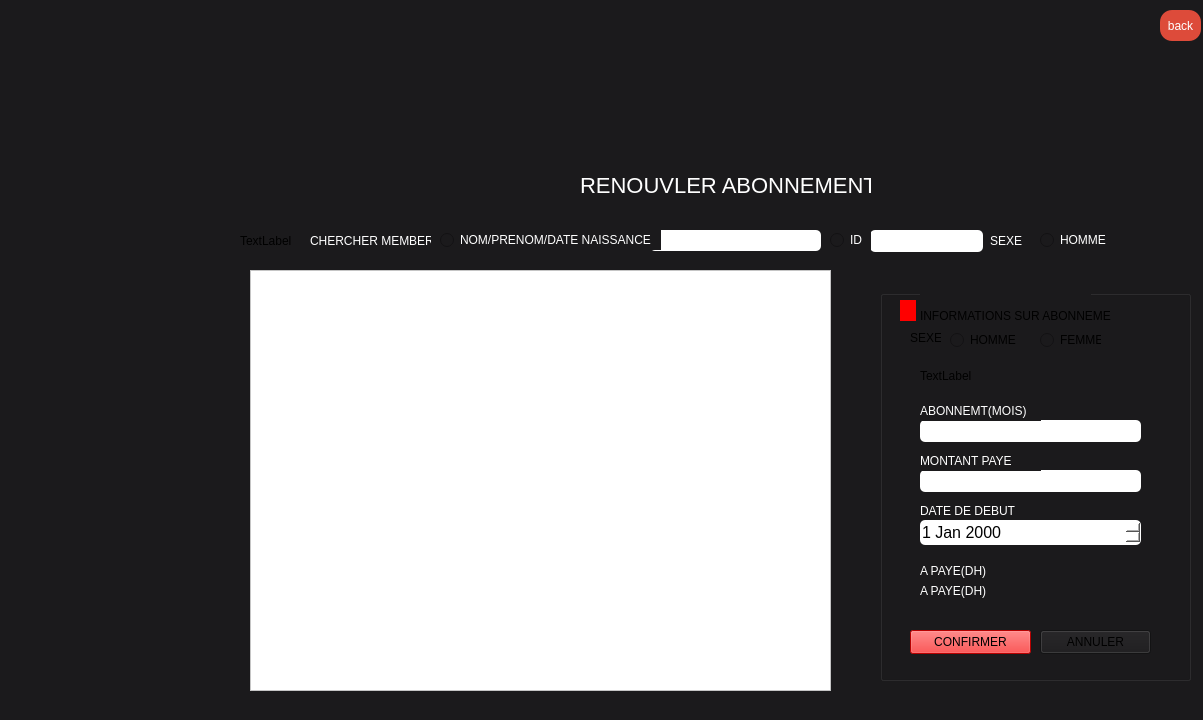
<?xml version="1.0" encoding="UTF-8"?>
<ui version="4.0">
 <class>renouvler_abonnement</class>
 <widget class="QDialog" name="renouvler_abonnement">
  <property name="geometry">
   <rect>
    <x>0</x>
    <y>0</y>
    <width>1203</width>
    <height>720</height>
   </rect>
  </property>
  <property name="windowTitle">
   <string>Dialog</string>
  </property>
  <property name="styleSheet">
   <string notr="true">background-color:#1b1a1c;</string>
  </property>
  <widget class="QLineEdit" name="lineEdit_2">
   <property name="geometry">
    <rect>
     <x>870</x>
     <y>230</y>
     <width>113</width>
     <height>22</height>
    </rect>
   </property>
   <property name="styleSheet">
    <string notr="true">
  border: 2px solid #ccc;
  border-radius: 5px;
  font-size: 16px;
  background-color:#fff;
  width: 100%;
border:none;</string>
   </property>
  </widget>
  <widget class="QLineEdit" name="lineEdit">
   <property name="geometry">
    <rect>
     <x>650</x>
     <y>230</y>
     <width>171</width>
     <height>21</height>
    </rect>
   </property>
   <property name="styleSheet">
    <string notr="true">
  border: 2px solid #ccc;
  border-radius: 5px;
  font-size: 16px;
  background-color:#fff;
  width: 100%;
border:none;</string>
   </property>
  </widget>
  <widget class="QLabel" name="label">
   <property name="geometry">
    <rect>
     <x>580</x>
     <y>170</y>
     <width>291</width>
     <height>31</height>
    </rect>
   </property>
   <property name="styleSheet">
    <string notr="true">font-size:22px;
color:#fff;
</string>
   </property>
   <property name="text">
    <string>RENOUVLER ABONNEMENT</string>
   </property>
  </widget>
  <widget class="QLabel" name="label_3">
   <property name="geometry">
    <rect>
     <x>310</x>
     <y>230</y>
     <width>121</width>
     <height>21</height>
    </rect>
   </property>
   <property name="styleSheet">
    <string notr="true">color:#fff;
</string>
   </property>
   <property name="text">
    <string>CHERCHER MEMBERE</string>
   </property>
  </widget>
  <widget class="QRadioButton" name="radioButton_5">
   <property name="geometry">
    <rect>
     <x>1040</x>
     <y>230</y>
     <width>71</width>
     <height>20</height>
    </rect>
   </property>
   <property name="styleSheet">
    <string notr="true">color:#fff;
</string>
   </property>
   <property name="text">
    <string>HOMME</string>
   </property>
  </widget>
  <widget class="QGroupBox" name="groupBox">
   <property name="geometry">
    <rect>
     <x>880</x>
     <y>290</y>
     <width>311</width>
     <height>391</height>
    </rect>
   </property>
   <property name="title">
    <string/>
   </property>
   <widget class="QLabel" name="label_5">
    <property name="geometry">
     <rect>
      <x>60</x>
      <y>30</y>
      <width>171</width>
      <height>191</height>
     </rect>
    </property>
    <property name="text">
     <string>TextLabel</string>
    </property>
   </widget>
   <widget class="QLineEdit" name="lineEdit_3">
    <property name="geometry">
     <rect>
      <x>40</x>
      <y>170</y>
      <width>221</width>
      <height>22</height>
     </rect>
    </property>
    <property name="styleSheet">
     <string notr="true">
  border: 2px solid #ccc;
  border-radius: 5px;
  font-size: 16px;
  background-color:#fff;
  width: 100%;
border:none;
</string>
    </property>
   </widget>
   <widget class="QLineEdit" name="lineEdit_4">
    <property name="geometry">
     <rect>
      <x>40</x>
      <y>230</y>
      <width>221</width>
      <height>22</height>
     </rect>
    </property>
    <property name="styleSheet">
     <string notr="true">
  border: 2px solid #ccc;
  border-radius: 5px;
  font-size: 16px;
  background-color:#fff;
  width: 100%;
border:none;</string>
    </property>
   </widget>
   <widget class="QLabel" name="label_7">
    <property name="geometry">
     <rect>
      <x>40</x>
      <y>150</y>
      <width>121</width>
      <height>21</height>
     </rect>
    </property>
    <property name="styleSheet">
     <string notr="true">color:#fff;
</string>
    </property>
    <property name="text">
     <string>ABONNEMT(MOIS)</string>
    </property>
   </widget>
   <widget class="QLabel" name="label_8">
    <property name="geometry">
     <rect>
      <x>40</x>
      <y>200</y>
      <width>121</width>
      <height>21</height>
     </rect>
    </property>
    <property name="styleSheet">
     <string notr="true">color:#fff;
</string>
    </property>
    <property name="text">
     <string>MONTANT PAYE</string>
    </property>
   </widget>
   <widget class="QLabel" name="label_9">
    <property name="geometry">
     <rect>
      <x>40</x>
      <y>260</y>
      <width>121</width>
      <height>21</height>
     </rect>
    </property>
    <property name="styleSheet">
     <string notr="true">color:#fff;
</string>
    </property>
    <property name="text">
     <string>DATE DE DEBUT</string>
    </property>
   </widget>
   <widget class="QLabel" name="label_10">
    <property name="geometry">
     <rect>
      <x>40</x>
      <y>320</y>
      <width>121</width>
      <height>21</height>
     </rect>
    </property>
    <property name="styleSheet">
     <string notr="true">color:#fff;
</string>
    </property>
    <property name="text">
     <string>A PAYE(DH)</string>
    </property>
   </widget>
   <widget class="QRadioButton" name="radioButton_3">
    <property name="geometry">
     <rect>
      <x>70</x>
      <y>40</y>
      <width>89</width>
      <height>20</height>
     </rect>
    </property>
    <property name="text">
     <string>HOMME</string>
    </property>
   </widget>
   <widget class="QLabel" name="label_4">
    <property name="geometry">
     <rect>
      <x>30</x>
      <y>40</y>
      <width>31</width>
      <height>16</height>
     </rect>
    </property>
    <property name="text">
     <string>SEXE:</string>
    </property>
   </widget>
   <widget class="QRadioButton" name="radioButton_4">
    <property name="geometry">
     <rect>
      <x>160</x>
      <y>40</y>
      <width>61</width>
      <height>20</height>
     </rect>
    </property>
    <property name="text">
     <string>FEMME</string>
    </property>
   </widget>
   <widget class="QLabel" name="label_11">
    <property name="geometry">
     <rect>
      <x>40</x>
      <y>16</y>
      <width>191</width>
      <height>20</height>
     </rect>
    </property>
    <property name="text">
     <string>INFORMATIONS SUR ABONNEMENT</string>
    </property>
   </widget>
   <widget class="QLabel" name="label_12">
    <property name="geometry">
     <rect>
      <x>20</x>
      <y>10</y>
      <width>16</width>
      <height>21</height>
     </rect>
    </property>
    <property name="styleSheet">
     <string notr="true">background-color:red;</string>
    </property>
    <property name="text">
     <string/>
    </property>
   </widget>
   <widget class="QDateEdit" name="dateEdit">
    <property name="geometry">
     <rect>
      <x>40</x>
      <y>280</y>
      <width>221</width>
      <height>25</height>
     </rect>
    </property>
    <property name="styleSheet">
     <string notr="true">
  border: 2px solid #ccc;
  border-radius: 5px;
  font-size: 16px;
  background-color:#fff;
  width: 100%;
border:none;
color:black;</string>
    </property>
   </widget>
   <widget class="QGroupBox" name="groupBox_2">
    <property name="geometry">
     <rect>
      <x>0</x>
      <y>0</y>
      <width>311</width>
      <height>391</height>
     </rect>
    </property>
    <property name="title">
     <string/>
    </property>
    <widget class="QLabel" name="label_13">
     <property name="geometry">
      <rect>
       <x>40</x>
       <y>-10</y>
       <width>171</width>
       <height>191</height>
      </rect>
     </property>
     <property name="text">
      <string>TextLabel</string>
     </property>
    </widget>
    <widget class="QLineEdit" name="lineEdit_5">
     <property name="geometry">
      <rect>
       <x>40</x>
       <y>130</y>
       <width>221</width>
       <height>22</height>
      </rect>
     </property>
     <property name="styleSheet">
      <string notr="true">
  border: 2px solid #ccc;
  border-radius: 5px;
  font-size: 16px;
  background-color:#fff;
  width: 100%;
border:none;
</string>
     </property>
    </widget>
    <widget class="QLineEdit" name="lineEdit_6">
     <property name="geometry">
      <rect>
       <x>40</x>
       <y>180</y>
       <width>221</width>
       <height>22</height>
      </rect>
     </property>
     <property name="styleSheet">
      <string notr="true">
  border: 2px solid #ccc;
  border-radius: 5px;
  font-size: 16px;
  background-color:#fff;
  width: 100%;
border:none;</string>
     </property>
    </widget>
    <widget class="QLabel" name="label_14">
     <property name="geometry">
      <rect>
       <x>40</x>
       <y>110</y>
       <width>121</width>
       <height>21</height>
      </rect>
     </property>
     <property name="styleSheet">
      <string notr="true">color:#fff;
</string>
     </property>
     <property name="text">
      <string>ABONNEMT(MOIS)</string>
     </property>
    </widget>
    <widget class="QLabel" name="label_15">
     <property name="geometry">
      <rect>
       <x>40</x>
       <y>160</y>
       <width>121</width>
       <height>21</height>
      </rect>
     </property>
     <property name="styleSheet">
      <string notr="true">color:#fff;
</string>
     </property>
     <property name="text">
      <string>MONTANT PAYE</string>
     </property>
    </widget>
    <widget class="QLabel" name="label_16">
     <property name="geometry">
      <rect>
       <x>40</x>
       <y>210</y>
       <width>121</width>
       <height>21</height>
      </rect>
     </property>
     <property name="styleSheet">
      <string notr="true">color:#fff;
</string>
     </property>
     <property name="text">
      <string>DATE DE DEBUT</string>
     </property>
    </widget>
    <widget class="QLabel" name="label_17">
     <property name="geometry">
      <rect>
       <x>40</x>
       <y>270</y>
       <width>121</width>
       <height>21</height>
      </rect>
     </property>
     <property name="styleSheet">
      <string notr="true">color:#fff;
</string>
     </property>
     <property name="text">
      <string>A PAYE(DH)</string>
     </property>
    </widget>
    <widget class="QRadioButton" name="radioButton_6">
     <property name="geometry">
      <rect>
       <x>70</x>
       <y>40</y>
       <width>89</width>
       <height>20</height>
      </rect>
     </property>
     <property name="text">
      <string>HOMME</string>
     </property>
    </widget>
    <widget class="QLabel" name="label_18">
     <property name="geometry">
      <rect>
       <x>30</x>
       <y>40</y>
       <width>31</width>
       <height>16</height>
      </rect>
     </property>
     <property name="text">
      <string>SEXE:</string>
     </property>
    </widget>
    <widget class="QRadioButton" name="radioButton_7">
     <property name="geometry">
      <rect>
       <x>160</x>
       <y>40</y>
       <width>61</width>
       <height>20</height>
      </rect>
     </property>
     <property name="text">
      <string>FEMME</string>
     </property>
    </widget>
    <widget class="QLabel" name="label_19">
     <property name="geometry">
      <rect>
       <x>40</x>
       <y>16</y>
       <width>191</width>
       <height>20</height>
      </rect>
     </property>
     <property name="text">
      <string>INFORMATIONS SUR ABONNEMENT</string>
     </property>
    </widget>
    <widget class="QLabel" name="label_20">
     <property name="geometry">
      <rect>
       <x>20</x>
       <y>10</y>
       <width>16</width>
       <height>21</height>
      </rect>
     </property>
     <property name="styleSheet">
      <string notr="true">background-color:red;</string>
     </property>
     <property name="text">
      <string/>
     </property>
    </widget>
    <widget class="QDateEdit" name="dateEdit_2">
     <property name="geometry">
      <rect>
       <x>40</x>
       <y>230</y>
       <width>221</width>
       <height>25</height>
      </rect>
     </property>
     <property name="styleSheet">
      <string notr="true">
  border: 2px solid #ccc;
  border-radius: 5px;
  font-size: 16px;
  background-color:#fff;
  width: 100%;
border:none;
color:black;</string>
     </property>
    </widget>
    <widget class="QLabel" name="label_21">
     <property name="geometry">
      <rect>
       <x>40</x>
       <y>290</y>
       <width>121</width>
       <height>21</height>
      </rect>
     </property>
     <property name="styleSheet">
      <string notr="true">color:#fff;
</string>
     </property>
     <property name="text">
      <string>A PAYE(DH)</string>
     </property>
    </widget>
    <widget class="QPushButton" name="pushButton">
     <property name="geometry">
      <rect>
       <x>30</x>
       <y>340</y>
       <width>80</width>
       <height>24</height>
      </rect>
     </property>
     <property name="text">
      <string>CONFIRMER</string>
     </property>
    </widget>
    <widget class="QGroupBox" name="groupBox_3">
     <property name="geometry">
      <rect>
       <x>0</x>
       <y>0</y>
       <width>311</width>
       <height>391</height>
      </rect>
     </property>
     <property name="title">
      <string/>
     </property>
     <widget class="QLabel" name="label_22">
      <property name="geometry">
       <rect>
        <x>40</x>
        <y>-10</y>
        <width>171</width>
        <height>191</height>
       </rect>
      </property>
      <property name="text">
       <string>TextLabel</string>
      </property>
     </widget>
     <widget class="QLineEdit" name="lineEdit_7">
      <property name="geometry">
       <rect>
        <x>40</x>
        <y>130</y>
        <width>221</width>
        <height>22</height>
       </rect>
      </property>
      <property name="styleSheet">
       <string notr="true">
  border: 2px solid #ccc;
  border-radius: 5px;
  font-size: 16px;
  background-color:#fff;
  width: 100%;
border:none;
</string>
      </property>
     </widget>
     <widget class="QLineEdit" name="lineEdit_8">
      <property name="geometry">
       <rect>
        <x>40</x>
        <y>180</y>
        <width>221</width>
        <height>22</height>
       </rect>
      </property>
      <property name="styleSheet">
       <string notr="true">
  border: 2px solid #ccc;
  border-radius: 5px;
  font-size: 16px;
  background-color:#fff;
  width: 100%;
border:none;</string>
      </property>
     </widget>
     <widget class="QLabel" name="label_23">
      <property name="geometry">
       <rect>
        <x>40</x>
        <y>110</y>
        <width>121</width>
        <height>21</height>
       </rect>
      </property>
      <property name="styleSheet">
       <string notr="true">color:#fff;
</string>
      </property>
      <property name="text">
       <string>ABONNEMT(MOIS)</string>
      </property>
     </widget>
     <widget class="QLabel" name="label_24">
      <property name="geometry">
       <rect>
        <x>40</x>
        <y>160</y>
        <width>121</width>
        <height>21</height>
       </rect>
      </property>
      <property name="styleSheet">
       <string notr="true">color:#fff;
</string>
      </property>
      <property name="text">
       <string>MONTANT PAYE</string>
      </property>
     </widget>
     <widget class="QLabel" name="label_25">
      <property name="geometry">
       <rect>
        <x>40</x>
        <y>210</y>
        <width>121</width>
        <height>21</height>
       </rect>
      </property>
      <property name="styleSheet">
       <string notr="true">color:#fff;
</string>
      </property>
      <property name="text">
       <string>DATE DE DEBUT</string>
      </property>
     </widget>
     <widget class="QLabel" name="label_26">
      <property name="geometry">
       <rect>
        <x>40</x>
        <y>270</y>
        <width>121</width>
        <height>21</height>
       </rect>
      </property>
      <property name="styleSheet">
       <string notr="true">color:#fff;
</string>
      </property>
      <property name="text">
       <string>A PAYE(DH)</string>
      </property>
     </widget>
     <widget class="QRadioButton" name="radioButton_8">
      <property name="geometry">
       <rect>
        <x>70</x>
        <y>40</y>
        <width>89</width>
        <height>20</height>
       </rect>
      </property>
      <property name="text">
       <string>HOMME</string>
      </property>
     </widget>
     <widget class="QLabel" name="label_27">
      <property name="geometry">
       <rect>
        <x>30</x>
        <y>40</y>
        <width>31</width>
        <height>16</height>
       </rect>
      </property>
      <property name="text">
       <string>SEXE:</string>
      </property>
     </widget>
     <widget class="QRadioButton" name="radioButton_9">
      <property name="geometry">
       <rect>
        <x>160</x>
        <y>40</y>
        <width>61</width>
        <height>20</height>
       </rect>
      </property>
      <property name="text">
       <string>FEMME</string>
      </property>
     </widget>
     <widget class="QLabel" name="label_28">
      <property name="geometry">
       <rect>
        <x>40</x>
        <y>16</y>
        <width>191</width>
        <height>20</height>
       </rect>
      </property>
      <property name="text">
       <string>INFORMATIONS SUR ABONNEMENT</string>
      </property>
     </widget>
     <widget class="QLabel" name="label_29">
      <property name="geometry">
       <rect>
        <x>20</x>
        <y>10</y>
        <width>16</width>
        <height>21</height>
       </rect>
      </property>
      <property name="styleSheet">
       <string notr="true">background-color:red;</string>
      </property>
      <property name="text">
       <string/>
      </property>
     </widget>
     <widget class="QDateEdit" name="dateEdit_3">
      <property name="geometry">
       <rect>
        <x>40</x>
        <y>230</y>
        <width>221</width>
        <height>25</height>
       </rect>
      </property>
      <property name="styleSheet">
       <string notr="true">
  border: 2px solid #ccc;
  border-radius: 5px;
  font-size: 16px;
  background-color:#fff;
  width: 100%;
border:none;
color:black;</string>
      </property>
     </widget>
     <widget class="QLabel" name="label_30">
      <property name="geometry">
       <rect>
        <x>40</x>
        <y>290</y>
        <width>121</width>
        <height>21</height>
       </rect>
      </property>
      <property name="styleSheet">
       <string notr="true">color:#fff;
</string>
      </property>
      <property name="text">
       <string>A PAYE(DH)</string>
      </property>
     </widget>
     <widget class="QPushButton" name="pushButton_2">
      <property name="geometry">
       <rect>
        <x>30</x>
        <y>340</y>
        <width>121</width>
        <height>24</height>
       </rect>
      </property>
      <property name="styleSheet">
       <string notr="true">background-color:red;</string>
      </property>
      <property name="text">
       <string>CONFIRMER</string>
      </property>
     </widget>
     <widget class="QPushButton" name="pushButton_3">
      <property name="geometry">
       <rect>
        <x>160</x>
        <y>340</y>
        <width>111</width>
        <height>24</height>
       </rect>
      </property>
      <property name="text">
       <string>ANNULER</string>
      </property>
     </widget>
    </widget>
   </widget>
  </widget>
  <widget class="QRadioButton" name="radioButton_2">
   <property name="geometry">
    <rect>
     <x>830</x>
     <y>230</y>
     <width>41</width>
     <height>20</height>
    </rect>
   </property>
   <property name="styleSheet">
    <string notr="true">color:#fff;
</string>
   </property>
   <property name="text">
    <string>ID</string>
   </property>
  </widget>
  <widget class="QLabel" name="label_2">
   <property name="geometry">
    <rect>
     <x>990</x>
     <y>230</y>
     <width>49</width>
     <height>21</height>
    </rect>
   </property>
   <property name="styleSheet">
    <string notr="true">color:#fff;
</string>
   </property>
   <property name="text">
    <string>SEXE</string>
   </property>
  </widget>
  <widget class="QLabel" name="label_6">
   <property name="geometry">
    <rect>
     <x>240</x>
     <y>220</y>
     <width>51</width>
     <height>41</height>
    </rect>
   </property>
   <property name="text">
    <string>TextLabel</string>
   </property>
  </widget>
  <widget class="QRadioButton" name="radioButton">
   <property name="geometry">
    <rect>
     <x>440</x>
     <y>230</y>
     <width>221</width>
     <height>20</height>
    </rect>
   </property>
   <property name="styleSheet">
    <string notr="true">color:#fff;
</string>
   </property>
   <property name="text">
    <string>NOM/PRENOM/DATE NAISSANCE</string>
   </property>
  </widget>
  <widget class="QTableView" name="tableView">
   <property name="geometry">
    <rect>
     <x>250</x>
     <y>270</y>
     <width>581</width>
     <height>421</height>
    </rect>
   </property>
   <property name="styleSheet">
    <string notr="true">background-color:#fff;</string>
   </property>
  </widget>
  <widget class="QPushButton" name="pushButton_6">
   <property name="geometry">
    <rect>
     <x>1160</x>
     <y>10</y>
     <width>41</width>
     <height>31</height>
    </rect>
   </property>
   <property name="styleSheet">
    <string notr="true">background-color:#dd4b3a;
color:#fff;
border-radius:12px;</string>
   </property>
   <property name="text">
    <string>back</string>
   </property>
  </widget>
 </widget>
 <resources/>
 <connections/>
</ui>
